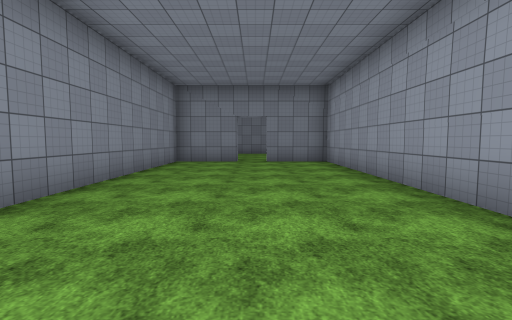
[1] (above)

24 first-person views from a walk through a 3-D level made in the Unity game engine. The camera is 1.4 m above the floor, tilts 4° down and sees 85° across. Doors are open. The floor is counted in squares, 2 m on a side. Each view is taken from the middle of a square. On the plan, view 1 faces up. The plan holds only what a view shows up to about 9 squares ahead; the rest is blank. Flat ground stands in for the terrain. The player is left out. Surface patterns are stand-ins for the level's own textures.

[2]
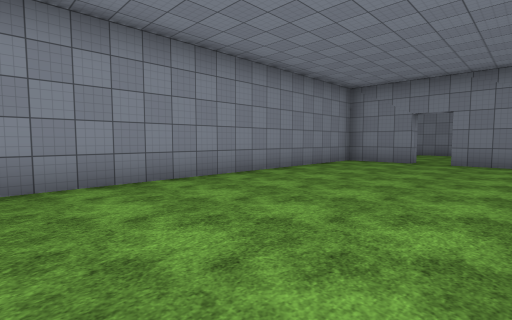

[3]
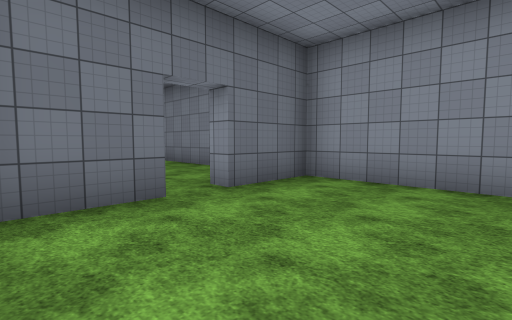

[4]
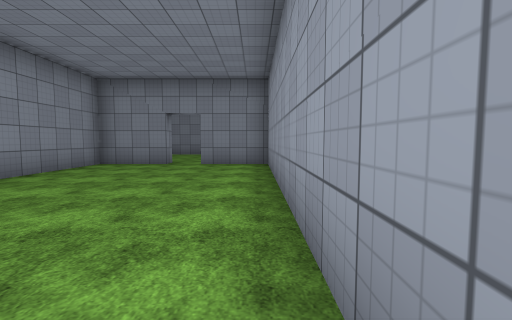

[5]
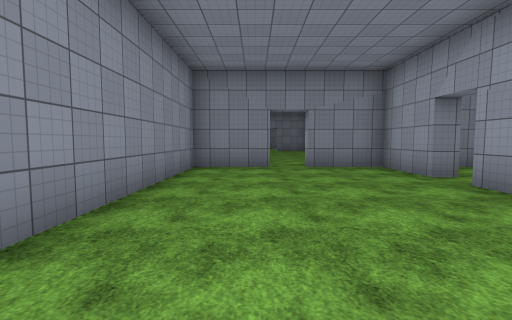

[6]
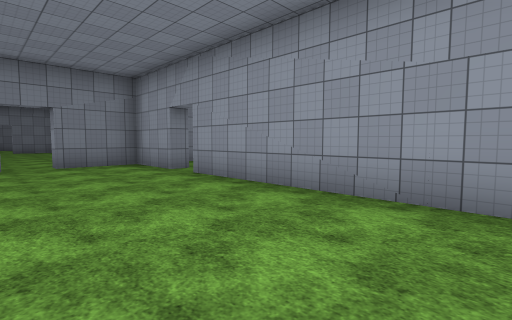

[7]
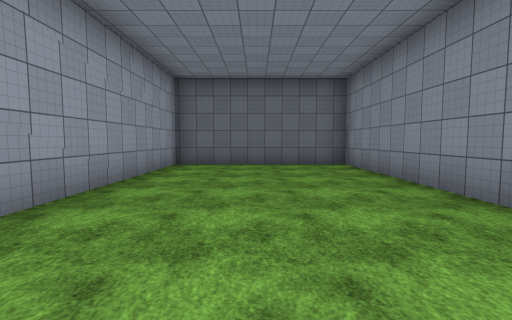

[8]
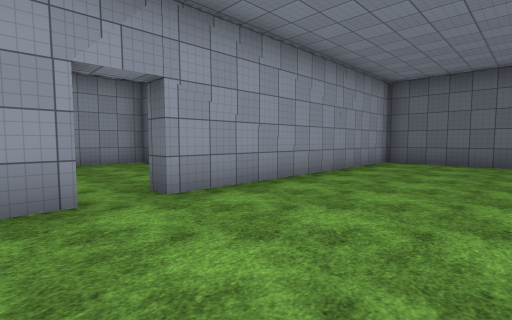

[9]
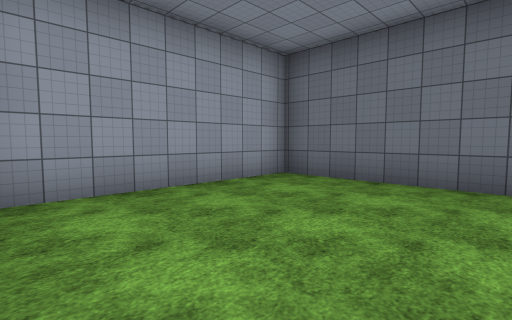

[10]
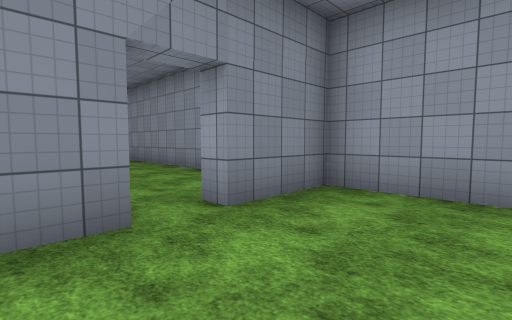

[11]
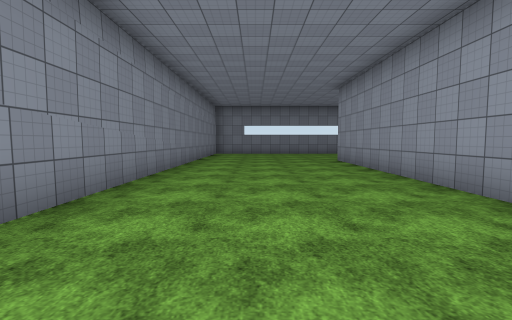

[12]
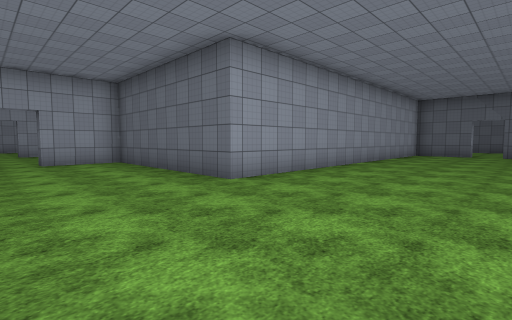

[13]
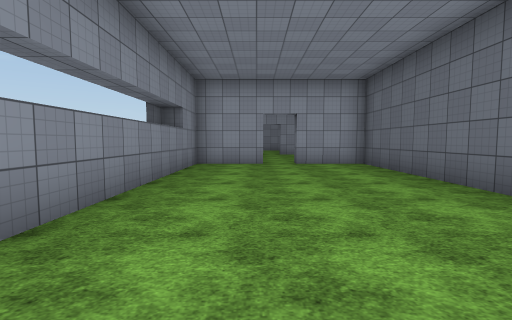

[14]
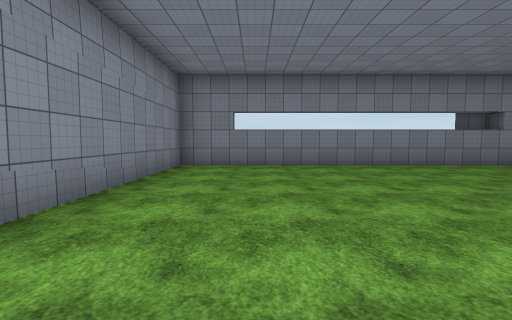

[15]
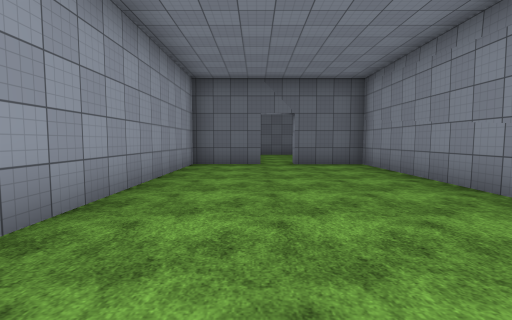

[16]
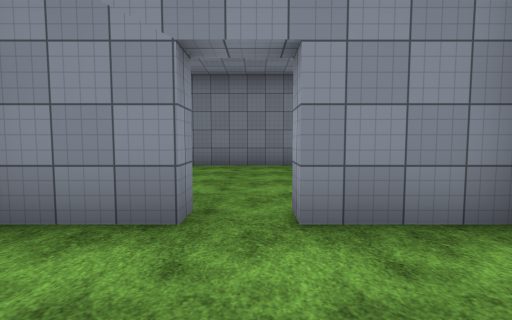

[17]
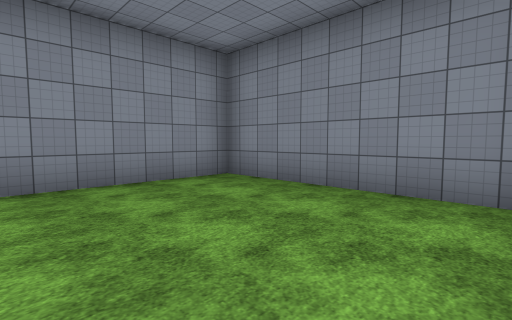

[18]
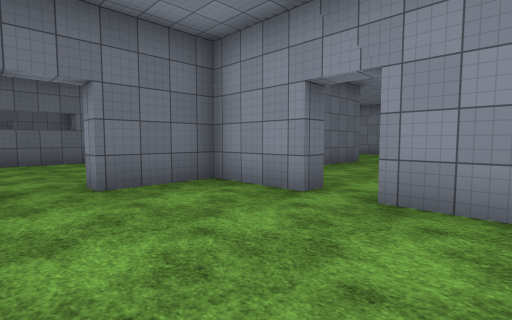

[19]
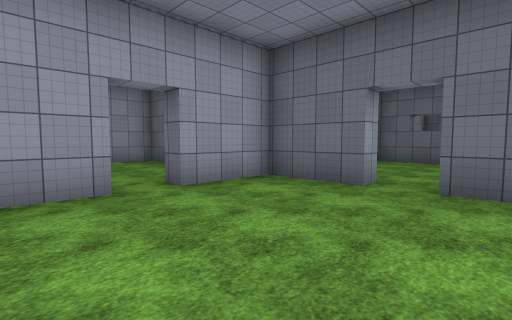

[20]
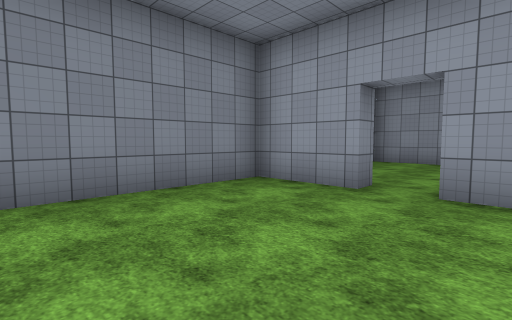

[21]
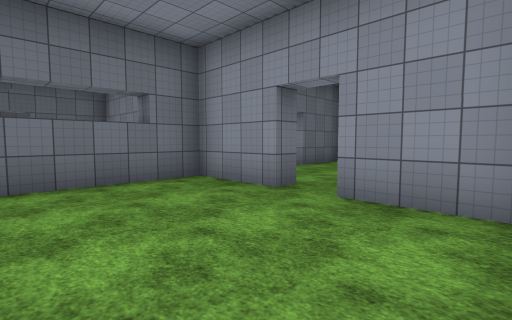

[22]
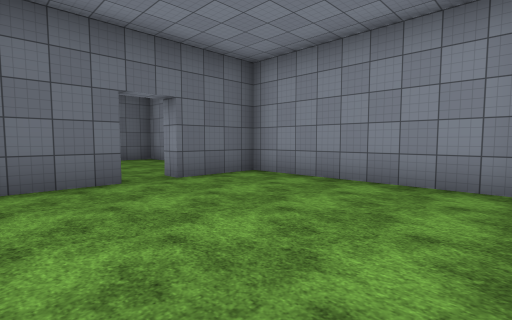

[23]
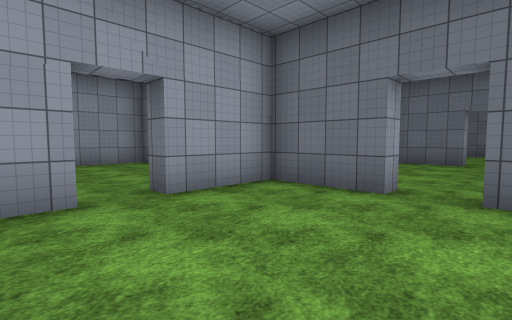

[24]
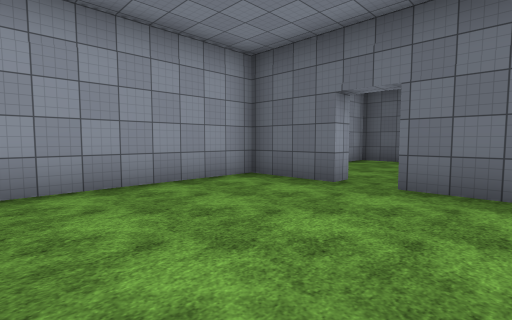

### Floor plan
Points are (right, up) in squares from view 1. A wall is a line through its corners. A room is listed if a view was taken in it or the views show most of it. See-through windows are left out.
Room 1 (views 1, 2, 3, 4, 16)
walls: (2.3, 1.3) (2.4, 9.3) (0.4, 9.3) (0.4, 9.9); (0.4, -1.2) (2, -1.2); (-0.6, 9.9) (-0.6, 9.3) (-2.6, 9.3) (-2.6, -1.2) (-0.6, -1.2)
ways out: open door at (0, -1.5) to room 2; open door at (0, 9.5) to room 5
Room 2 (views 5, 6, 7, 8)
walls: (2.9, -3.7) (2.3, -3.7) (2.3, -1.7) (0.4, -1.7) (0.4, -1.2); (-0.6, -1.2) (-0.6, -1.7) (-2.6, -1.7) (-2.6, -12.2) (2.3, -12.2) (2.3, -4.7) (2.9, -4.7)
ways out: open door at (0, -1.5) to room 1; open door at (3, -4) to room 3
Room 3 (views 9, 10)
walls: (4.9, -1.7) (4.1, -1.7); (4.1, -6.7) (7.9, -6.7) (7.9, -1.7) (5.9, -1.7)
ways out: open door at (3, -4) to room 2; open door at (5.3, -1.3) to room 4
Room 4 (views 11, 12, 13, 14, 15)
walls: (13.4, 12.8) (13.4, 14.8) (2.9, 14.8) (2.9, -1.2) (4.9, -1.2); (5.9, -1.2) (7.9, -1.2) (7.9, 9.8) (13.4, 9.8) (13.4, 11.8)
ways out: open door at (5.3, -1.3) to room 3; open door at (14, 12.5) to room 6
Room 5 (view 17)
walls: (1.9, 14.8) (-2.6, 14.8) (-2.6, 11.1)
ways out: open door at (0, 9.5) to room 1
Room 6 (views 18, 19, 20)
walls: (13.9, 14) (13.9, 12.8); (13.9, 11.8) (13.9, 9.8) (15.9, 9.8); (18.9, 12.8) (18.9, 14.8) (15.1, 14.8); (16.9, 9.8) (18.9, 9.8) (18.9, 11.8)
ways out: open door at (14, 12.5) to room 4; open door at (16.3, 9.7) to room 7; open door at (19, 12.5)
Room 7 (view 21)
walls: (16.9, 9.2) (16.9, 9.8); (15.9, 9.8) (15.9, 9.2); (13.9, 6.3) (13.9, 4.3) (18.9, 4.3) (18.9, 6.1); (13.9, 9) (13.9, 7.3)
ways out: open door at (16.3, 9.7) to room 6; open door at (14, 7) to room 8
Room 8 (views 22, 23)
walls: (13.4, 7.3) (13.4, 7.9); (11.4, 4.3) (13.4, 4.3) (13.4, 6.3); (8.4, 8.9) (8.4, 4.3) (10.4, 4.3)
ways out: open door at (14, 7) to room 7; open door at (11, 4) to room 9
Room 9 (view 24)
walls: (11.4, -1.2) (13.4, -1.2) (13.4, 2.9); (9.1, -1.2) (10.4, -1.2)
ways out: open door at (11, 4) to room 8; open door at (11, -1.5)

Where each view was taken, in squares from view 1:
view 1: 0 up, 0 right, facing up
view 2: 0 up, 2 right, facing up-left
view 3: 2 up, 2 right, facing down-left
view 4: 1 up, 2 right, facing up
view 5: 9 down, 1 left, facing up
view 6: 10 down, 1 left, facing up-right
view 7: 4 down, 0 right, facing down
view 8: 3 down, 1 left, facing down-right
view 9: 2 down, 4 right, facing down-right
view 10: 4 down, 4 right, facing up-right
view 11: 0 up, 5 right, facing up
view 12: 13 up, 4 right, facing down-right
view 13: 13 up, 5 right, facing right
view 14: 7 up, 5 right, facing up
view 15: 7 up, 6 right, facing down
view 16: 7 up, 0 right, facing up
view 17: 11 up, 2 right, facing up-left
view 18: 14 up, 17 right, facing down-left
view 19: 14 up, 15 right, facing down-right
view 20: 11 up, 15 right, facing up-right
view 21: 9 up, 17 right, facing down-left
view 22: 9 up, 13 right, facing down-left
view 23: 8 up, 10 right, facing down-right
view 24: 3 up, 9 right, facing down-right
